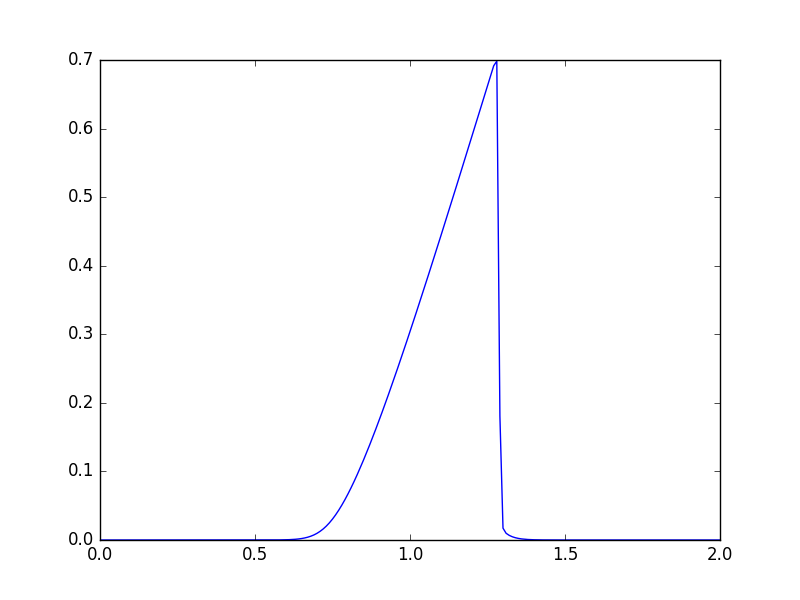

This chart was generated by the following Python code:
import numpy as np
import matplotlib.pyplot as plt

datos=np.loadtxt('data2.txt')
plt.plot(datos[:,0],datos[:,1])
plt.savefig('grafica2.png')

